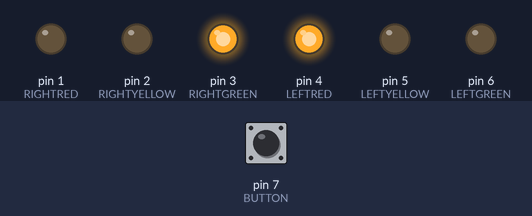
The sketch below on a simulated Arduino Uno, built with avr-gcc and run on an emulated ATmega328P. Parts: output pins drawn as LEDs (lit = HIGH). Dashed ring = blinking. The test bench sets the inputs (shaded band); at power-on: pin 7 (BUTTON) LOW.

Above: at 1.2 s.
1.3 s: pin 7 (BUTTON) pulled HIGH for 1 s
At 3.0 s:
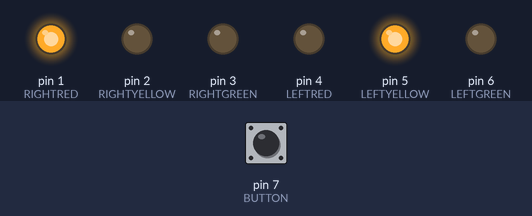
3.8 s: pin 7 (BUTTON) pulled HIGH for 0.15 s
At 4.3 s:
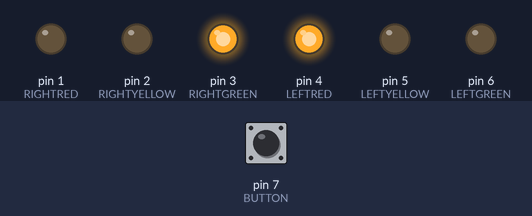
5.4 s: pin 7 (BUTTON) pulled HIGH for 3.2 s
At 8.8 s:
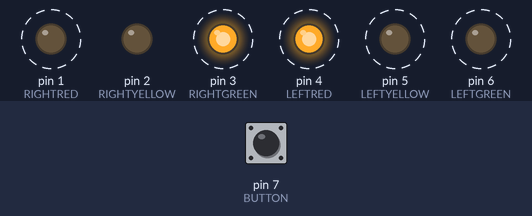
Timing chart, 0 to 10.3 s (numbered marks = the images above; inputs shaded):
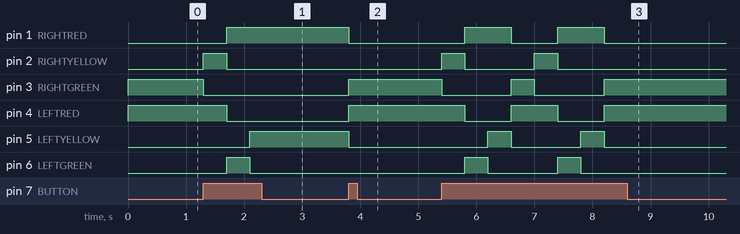

The sketch:

code.ino
```cpp
// C++ code
//

#define RIGHTRED 1
#define RIGHTYELLOW 2
#define RIGHTGREEN 3
#define LEFTRED 4
#define LEFTYELLOW 5
#define LEFTGREEN 6
#define BUTTON 7


void setup()
{
  pinMode(RIGHTRED,OUTPUT);
  pinMode(RIGHTYELLOW,OUTPUT);
  pinMode(RIGHTGREEN,OUTPUT);
  pinMode(LEFTRED,OUTPUT);
  pinMode(LEFTYELLOW,OUTPUT);
  pinMode(LEFTGREEN,OUTPUT);
  pinMode(BUTTON,INPUT);

  digitalWrite(RIGHTGREEN,HIGH);
  digitalWrite(LEFTRED,HIGH);
}

void loop()
{
  if (digitalRead(BUTTON) == 1 && digitalRead(LEFTRED) == 1 && digitalRead(RIGHTGREEN) == 1)
  {
    digitalWrite(RIGHTGREEN,LOW);
    digitalWrite(RIGHTYELLOW,HIGH);
    delay(400);
  }

  if (digitalRead(BUTTON) == 1 && digitalRead(RIGHTYELLOW) == 1 && digitalRead(LEFTRED) == 1)
  {
   	digitalWrite(RIGHTYELLOW,LOW);
    digitalWrite(RIGHTRED,HIGH);
    digitalWrite(LEFTRED,LOW);
    digitalWrite(LEFTGREEN,HIGH);
    delay(400);
  }

  if (digitalRead(BUTTON) == 1 && digitalRead(LEFTYELLOW) == 1 && digitalRead(RIGHTRED) == 1)
  {
    digitalWrite(LEFTYELLOW,LOW);
    digitalWrite(LEFTRED,HIGH);
    digitalWrite(RIGHTRED,LOW);
    digitalWrite(RIGHTGREEN,HIGH);
    delay(400);
  }

  if (digitalRead(BUTTON) == 1 && digitalRead(RIGHTRED) == 1 && digitalRead(LEFTGREEN) == 1)
  {
    digitalWrite(LEFTGREEN,LOW);
    digitalWrite(LEFTYELLOW,HIGH);
    delay(400);
  }


}
```

Measured:
- after the input at 1.3 s, pin 1 (RIGHTRED): LOW → HIGH after 0.40 s; pin 2 (RIGHTYELLOW): LOW → HIGH at once, → LOW 0.40 s later; pin 3 (RIGHTGREEN): HIGH → LOW at once; pin 4 (LEFTRED): HIGH → LOW after 0.40 s; pin 5 (LEFTYELLOW): LOW → HIGH after 0.80 s
- after the input at 3.8 s, pin 1 (RIGHTRED), pin 5 (LEFTYELLOW): HIGH → LOW at once; pin 3 (RIGHTGREEN), pin 4 (LEFTRED): LOW → HIGH at once
- after the input at 5.4 s, pin 1 (RIGHTRED): alternates HIGH for 0.80 s and LOW for 0.80 s, 4 changes in all, then stays LOW, starting after 0.40 s; pin 2 (RIGHTYELLOW): alternates HIGH for 0.40 s and LOW for 1.2 s, 4 changes in all, then stays LOW, starting at once
